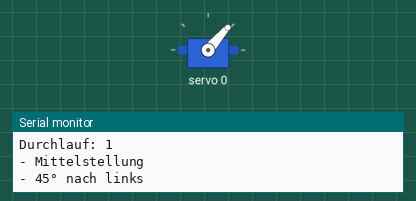
Bench run of a sketch on a simulated ESP32. On the bench: servo, the last lines printed to the serial monitor.

Above: at 0.9 s.
At 16.3 s:
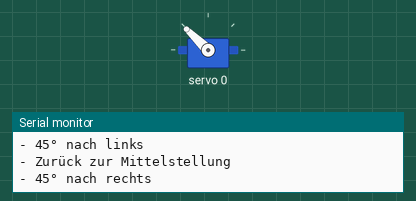
At 34.5 s:
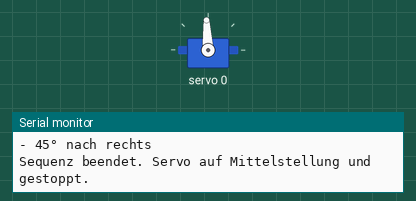
Timing chart, 0 to 36.0 s (numbered marks = the images above):
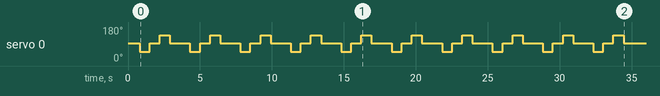

Measured:
- by itself, servo 0: repeats every 3.5 s: 93° 0.70 s, 136° 0.70 s, 93° 1.4 s, 49° 0.70 s, until it stays 93° from 34.4 s

The sketch:

ESP32_Roboter_Auto_Servo_Motor.ino
```cpp
/***************************************************
 * Autor: Ingmar Stapel
 * Webseite: www.custom-build-robots.com
 * Datu,: 2025-05-24
 * Version: 1.0
 * ESP32 Servo-Steuerung mit PCA9685 und Adafruit-Bibliothek
 *
 * Dieses Programm steuert einen einzelnen analogen Servo-Motor,
 * der an Kanal 0 eines I2C-basierten PCA9685 Servo-Kontrollers
 * angeschlossen ist. Der ESP32 kommuniziert mit dem PCA9685
 * über I2C unter Verwendung der Adafruit PWMServoDriver Bibliothek.
 *
 * Funktionen:
 * - Initialisierung des PCA9685 Servo-Kontrollers.
 * - Ansteuerung eines Servo-Motors an Kanal 0.
 * - Vordefinierte Bewegungssequenz:
 * 1. Drehung auf Mittelstellung.
 * 2. Drehung um 45° nach links von der Mitte.
 * 3. Drehung zurück auf Mittelstellung.
 * 4. Drehung um 45° nach rechts von der Mitte.
 * - Die Sequenz wird 10-mal wiederholt.
 * - Nach Abschluss der Sequenz stoppt der Servo in der Mittelstellung.
 *
 * Benötigte Bibliotheken:
 * - Wire.h (Standard für ESP32 I2C)
 * - Adafruit_PWMServoDriver.h
 *
 ********************************************************************/

 #include <Wire.h>
#include <Adafruit_PWMServoDriver.h>

// Erzeuge ein Objekt für den PCA9685 Servo Controller
// Standard I2C Adresse ist 0x40
Adafruit_PWMServoDriver pwm = Adafruit_PWMServoDriver();
// Wenn du eine andere Adresse verwendest, z.B. 0x41:
// Adafruit_PWMServoDriver pwm = Adafruit_PWMServoDriver(0x41);

// Definiere die Pulsbreiten für den Servo (in Mikrosekunden)
// Diese Werte müssen eventuell für deinen spezifischen Servo angepasst werden!
#define SERVOMIN_US 600  // Minimale Pulsbreite (entspricht oft 0 Grad)
#define SERVOMAX_US 2400 // Maximale Pulsbreite (entspricht oft 180 Grad)
#define SERVO_FREQ 50    // Frequenz für analoge Servos (typischerweise 50 Hz)

// Servokanal, an dem der Motor angeschlossen ist (0-15)
#define SERVO_CHANNEL 0

// Berechnung der Pulsbreiten für die Zielpositionen
// Mittelstellung (angenommen als 90 Grad)
const int PULSE_CENTER = (SERVOMIN_US + SERVOMAX_US) / 2;
// Versatz für 45 Grad Drehung
// (SERVOMAX_US - SERVOMIN_US) ist der Pulsbereich für 180 Grad
// Also ist der Puls für 45 Grad: (Pulsbereich / 180) * 45  oder einfacher (Pulsbereich / 4)
const int PULSE_45_DEG_OFFSET = (SERVOMAX_US - SERVOMIN_US) / 4;

const int POS_MITTE = PULSE_CENTER;
const int POS_LINKS_45 = PULSE_CENTER - PULSE_45_DEG_OFFSET; // Von Mitte -45°
const int POS_RECHTS_45 = PULSE_CENTER + PULSE_45_DEG_OFFSET; // Von Mitte +45°

// Anzahl der Wiederholungen der Sequenz
#define LOOP_COUNT 10

// Verzögerung zwischen den Servobewegungen in Millisekunden
// Gib dem Servo Zeit, die Position zu erreichen
#define MOVE_DELAY 700

void setup() {
  Serial.begin(115200);
  Serial.println("ESP32 PCA9685 Servo Test");

  // Initialisiere den PCA9685
  pwm.begin();
  // Optional: Setze die Oszillatorfrequenz, falls bekannt und für Präzision nötig
  // pwm.setOscillatorFrequency(27000000); // Beispielwert, siehe Datenblatt PCA9685
  pwm.setPWMFreq(SERVO_FREQ); // Setze die PWM-Frequenz für Servos

  delay(100); // Kurze Pause

  Serial.println("Starte Servo-Bewegungssequenz...");

  for (int i = 0; i < LOOP_COUNT; i++) {
    Serial.print("Durchlauf: ");
    Serial.println(i + 1);

    // 1. Auf Mittelstellung drehen
    Serial.println("- Mittelstellung");
    pwm.writeMicroseconds(SERVO_CHANNEL, POS_MITTE);
    delay(MOVE_DELAY);

    // 2. Um 45° nach links drehen
    Serial.println("- 45° nach links");
    pwm.writeMicroseconds(SERVO_CHANNEL, POS_LINKS_45);
    delay(MOVE_DELAY);

    // 3. Zurück auf die Mittelstellung
    Serial.println("- Zurück zur Mittelstellung");
    pwm.writeMicroseconds(SERVO_CHANNEL, POS_MITTE);
    delay(MOVE_DELAY);

    // 4. Um 45° nach rechts drehen
    Serial.println("- 45° nach rechts");
    pwm.writeMicroseconds(SERVO_CHANNEL, POS_RECHTS_45);
    delay(MOVE_DELAY);

    // Am Ende des Durchlaufs (außer dem letzten) zurück zur Mitte für sauberen Start
    if (i < LOOP_COUNT - 1) {
      pwm.writeMicroseconds(SERVO_CHANNEL, POS_MITTE);
      delay(MOVE_DELAY);
    }
  }

  // Nach 10 Durchläufen Servo auf Mittelstellung und dann stoppen
  Serial.println("Sequenz beendet. Servo auf Mittelstellung und gestoppt.");
  pwm.writeMicroseconds(SERVO_CHANNEL, POS_MITTE);
  // Um den Servo wirklich "auszuschalten" (er hält dann nicht mehr aktiv die Position):
  // pwm.setPWM(SERVO_CHANNEL, 0, 0); // Sendet kein PWM Signal mehr an diesen Kanal
}

void loop() {
  // Die Hauptlogik ist in setup() ausgeführt worden und wird nur einmal durchlaufen.
  // loop() bleibt leer oder kann für andere Aufgaben genutzt werden.
  // Der Servo bleibt in der letzten Position (Mittelstellung).
  delay(1000); // Verhindert, dass loop() zu schnell rotiert, falls doch was rein kommt.
}
```
